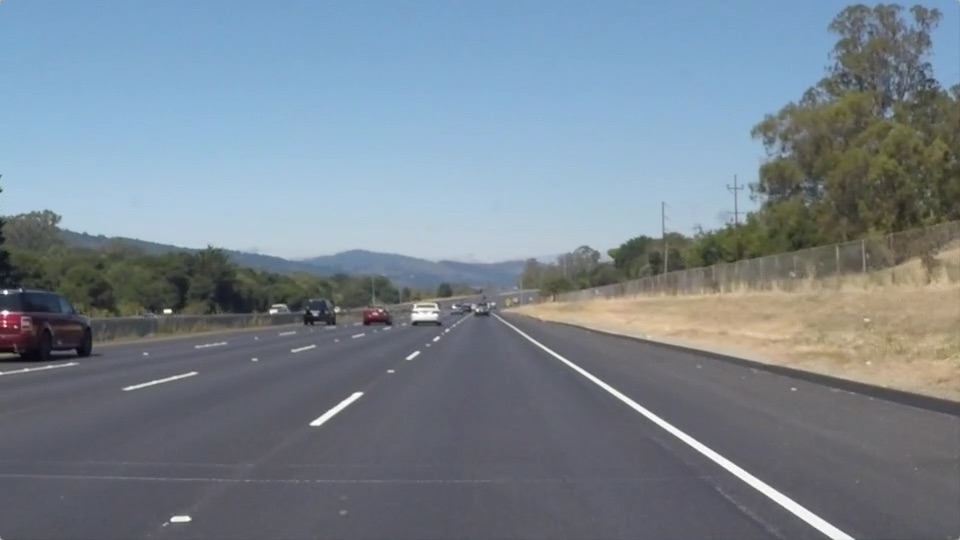
#> input picture CarND-LaneLines-P1/test_images/solidWhiteRight.jpg, 960 x 540 px
$ jupyter execute --allow-errors P1.ipynb   (shell and % lines are left out)
#> lines starting #> are read from the running program, lines starting #| are printed output that depends on the picture; after the words box and inside, x2 and y2 are one past the last pixel; in counts of white or black regions, pixels touching at a corner belong together
# **Finding Lane Lines on the Road**
***
In this project, you will use the tools you learned about in the lesson to identify lane lines on the road.  You can develop your pipeline on a series of individual images, and later apply the result to a video stream (really just a series of images). Check out the video clip "raw-lines-example.mp4" (also contained in this repository) to see what the output should look like after using the helper functions below.

Once you have a result that looks roughly like "raw-lines-example.mp4", you'll need to get creative and try to average and/or extrapolate the line segments you've detected to map out the full extent of the lane lines.  You can see an example of the result you're going for in the video "P1_example.mp4".  Ultimately, you would like to draw just one line for the left side of the lane, and one for the right.

---
Let's have a look at our first image called 'test_images/solidWhiteRight.jpg'.  Run the 2 cells below (hit Shift-Enter or the "play" button above) to display the image.

**Note: If, at any point, you encounter frozen display windows or other confounding issues, you can always start again with a clean slate by going to the "Kernel" menu above and selecting "Restart & Clear Output".**

---

**The tools you have are color selection, region of interest selection, grayscaling, Gaussian smoothing, Canny Edge Detection and Hough Tranform line detection.  You  are also free to explore and try other techniques that were not presented in the lesson.  Your goal is piece together a pipeline to detect the line segments in the image, then average/extrapolate them and draw them onto the image for display (as below).  Once you have a working pipeline, try it out on the video stream below.**

---

<figure>

 <figcaption>
 <p></p>
 <p style="text-align: center;"> Your output should look something like this (above) after detecting line segments using the helper functions below </p>
 </figcaption>
</figure>
 <p></p>
<figure>

 <figcaption>
 <p></p>
 <p style="text-align: center;"> Your goal is to connect/average/extrapolate line segments to get output like this</p>
 </figcaption>
</figure>

**Run the cell below to import some packages.  If you get an `import error` for a package you've already installed, try changing your kernel (select the Kernel menu above --> Change Kernel).  Still have problems?  Try relaunching Jupyter Notebook from the terminal prompt.  Also, see [this forum post](https://carnd-forums.udacity.com/cq/viewquestion.action?spaceKey=CAR&id=29496372&questionTitle=finding-lanes---import-cv2-fails-even-though-python-in-the-terminal-window-has-no-problem-with-import-cv2) for more troubleshooting tips.**

[cell 1]
#importing some useful packages
import matplotlib.pyplot as plt
import matplotlib.image as mpimg
import numpy as np
import cv2

[cell 2]
#reading in an image
image = mpimg.imread('test_images/solidWhiteRight.jpg')
#> image is the input picture: shape (540, 960, 3); mean R, G, B 120.3, 132.6, 143.7
#printing out some stats and plotting
print('This image is:', type(image), 'with dimesions:', image.shape)
#| This image is: <class 'numpy.ndarray'> with dimesions: (540, 960, 3)
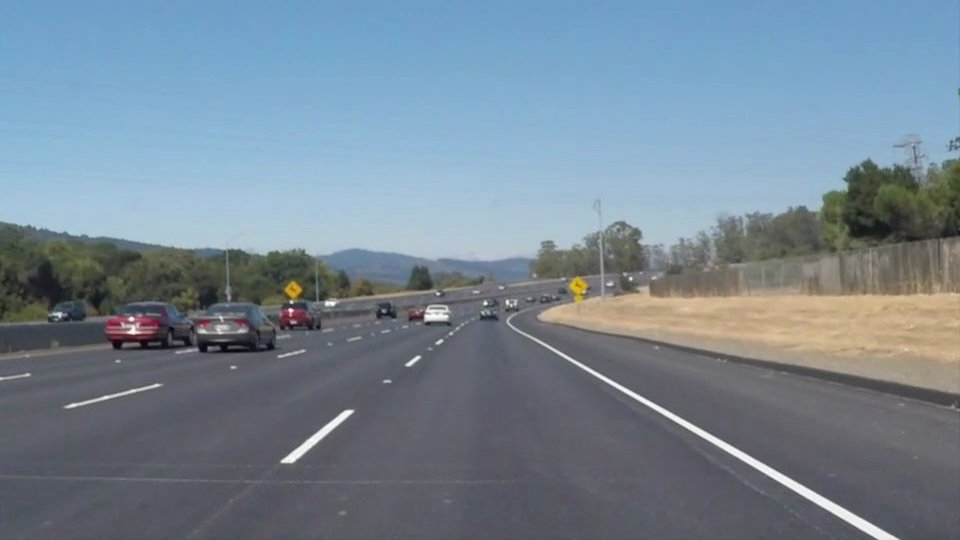
#> input picture CarND-LaneLines-P1/test_images/solidWhiteCurve.jpg, 960 x 540 px
#> in visualize_pipeline, image is the input picture: shape (540, 960, 3); mean R, G, B 118.5, 134.5, 148.1
plt.imshow(image)  # if you wanted to show a single color channel image called 'gray', for example, call as plt.imshow(gray, cmap='gray')

**Some OpenCV functions (beyond those introduced in the lesson) that might be useful for this project are:**

`cv2.inRange()` for color selection
`cv2.fillPoly()` for regions selection
`cv2.line()` to draw lines on an image given endpoints
`cv2.addWeighted()` to coadd / overlay two images
`cv2.cvtColor()` to grayscale or change color
`cv2.imwrite()` to output images to file
`cv2.bitwise_and()` to apply a mask to an image

**Check out the OpenCV documentation to learn about these and discover even more awesome functionality!**

Below are some helper functions to help get you started. They should look familiar from the lesson!

[cell 3]
import math

def grayscale(img):
    """Applies the Grayscale transform
    This will return an image with only one color channel
    but NOTE: to see the returned image as grayscale
    (assuming your grayscaled image is called 'gray')
    you should call plt.imshow(gray, cmap='gray')"""
    return cv2.cvtColor(img, cv2.COLOR_RGB2GRAY)
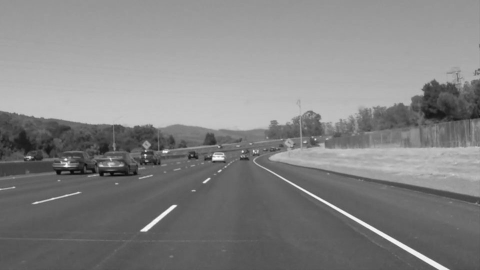
#> returned value: shape (540, 960) (shown at 1/2 size); min 5, max 255, mean 131.2
    # Or use BGR2GRAY if you read an image with cv2.imread()
    # return cv2.cvtColor(img, cv2.COLOR_BGR2GRAY)

def canny(img, low_threshold, high_threshold):
    """Applies the Canny transform"""
#> called with low_threshold = 50, high_threshold = 150
    return cv2.Canny(img, low_threshold, high_threshold)
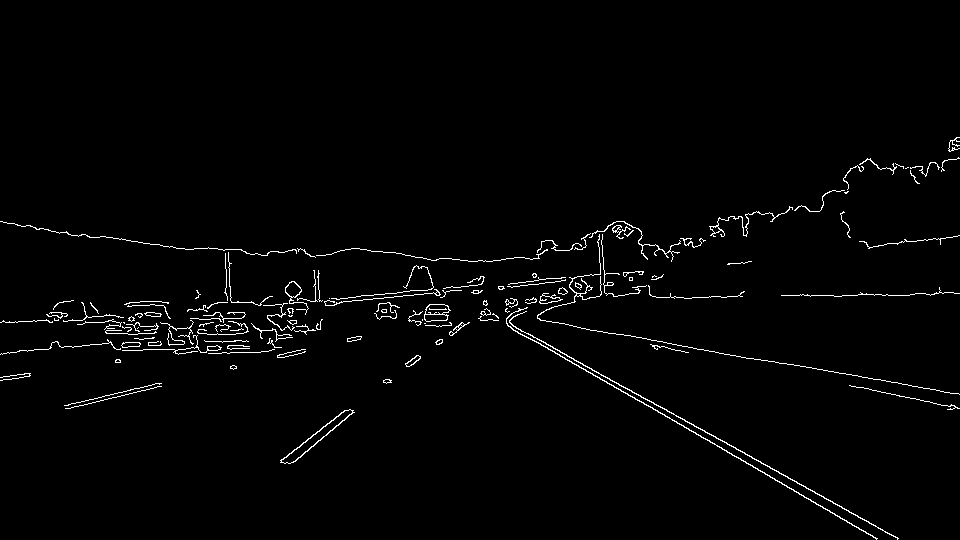
#> returned value: shape (540, 960); 1.7% white in thin lines or dots, all inside (x1, y1, x2, y2) = (0, 137, 960, 540)

def gaussian_blur(img, kernel_size):
    """Applies a Gaussian Noise kernel"""
    return cv2.GaussianBlur(img, (kernel_size, kernel_size), 0)

def region_of_interest(img, vertices):
    """
    Applies an image mask.

    Only keeps the region of the image defined by the polygon
    formed from `vertices`. The rest of the image is set to black.
    """
    #defining a blank mask to start with
    mask = np.zeros_like(img)

    #defining a 3 channel or 1 channel color to fill the mask with depending on the input image
    if len(img.shape) > 2:
        channel_count = img.shape[2]  # i.e. 3 or 4 depending on your image
        ignore_mask_color = (255,) * channel_count
    else:
        ignore_mask_color = 255

#     ignore_mask_color = 255

    #filling pixels inside the polygon defined by "vertices" with the fill color
    cv2.fillPoly(mask, vertices, ignore_mask_color)
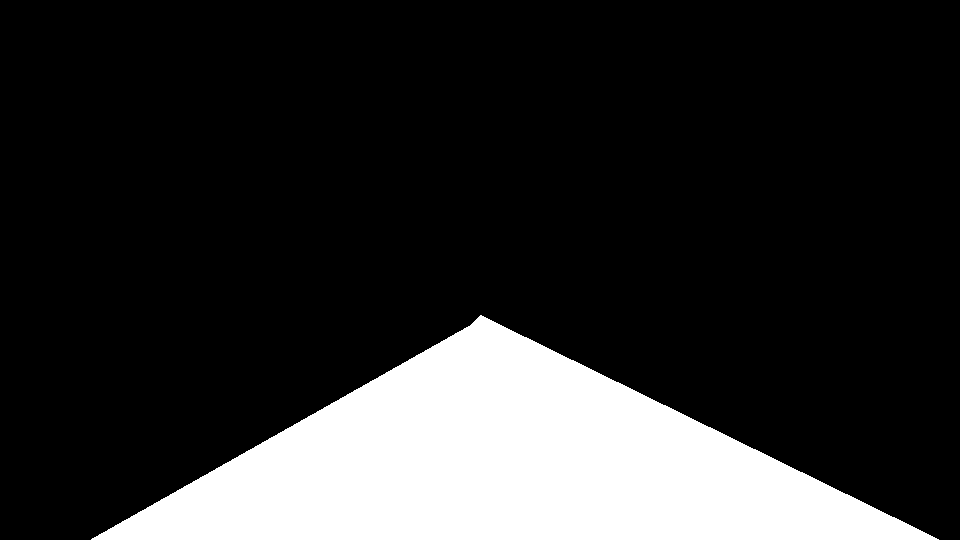
#> mask: shape (540, 960); 18.3% white; 1 white region, box (x1, y1, x2, y2) and area: (91, 315, 939, 540) 94887

    #returning the image only where mask pixels are nonzero
    masked_image = cv2.bitwise_and(img, mask)
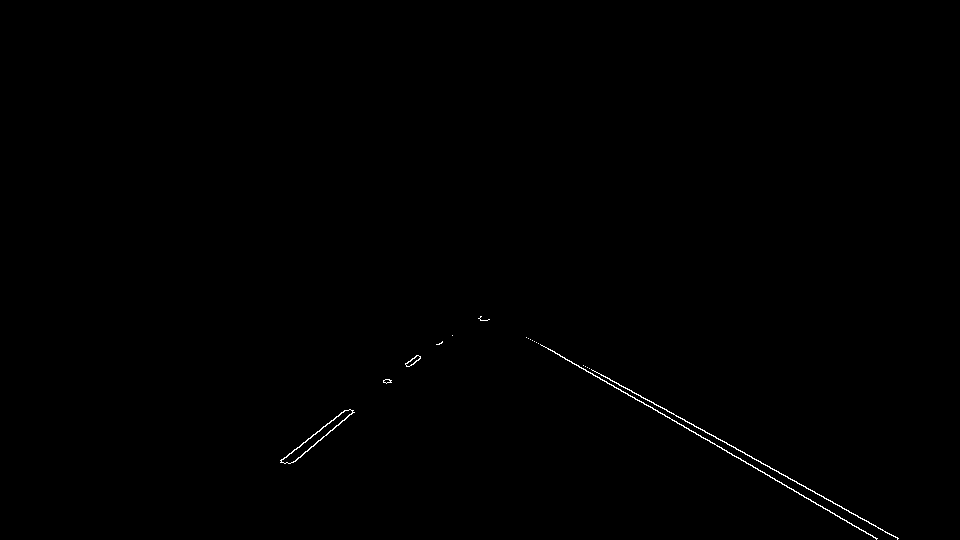
#> masked_image: shape (540, 960); 0.26% white in thin lines or dots, all inside (x1, y1, x2, y2) = (280, 316, 899, 540)
    return masked_image


# [20 lines left out: function draw_lines, not called in this run]

def hough_lines(img, rho, theta, threshold, min_line_len, max_line_gap):
    """
    `img` should be the output of a Canny transform.

    Returns an image with hough lines drawn.
    """
#> called with rho = 1, theta = 0.0175, threshold = 40, min_line_len = 100, max_line_gap = 160
    lines = cv2.HoughLinesP(img, rho, theta, threshold, np.array([]), minLineLength=min_line_len, maxLineGap=max_line_gap)
#> lines = [[530, 339, 876, 538], [603, 375, 898, 538], [544, 346, 877, 538], [293, 462, 419, 356], [282, 459, 405, 363], [281, 460, 416, 355], [591, 369, 895, 537]]
    line_img = np.zeros((img.shape[0], img.shape[1], 3), dtype=np.uint8)
    draw_lines_extrapolate(line_img, lines)
#     draw_lines(line_img, lines)
    return line_img

# Python 3 has support for cool math symbols.

def weighted_img(img, initial_img, α=0.8, β=1., λ=0.):
    """
    `img` is the output of the hough_lines(), An image with lines drawn on it.
    Should be a blank image (all black) with lines drawn on it.

    `initial_img` should be the image before any processing.

    The result image is computed as follows:

    initial_img * α + img * β + λ
    NOTE: initial_img and img must be the same shape!
    """
    return cv2.addWeighted(initial_img, α, img, β, λ)

[cell 4]
left_m_global_avg = []
left_b_global_avg = []
right_m_global_avg = []
right_b_global_avg = []

[cell 5]
def draw_lines_extrapolate(img, lines, color=[255, 0, 0], thickness=8):

#> called with lines = array of shape (7, 1, 4), thickness = 8
    left_line_m = []
    left_line_b = []
    right_line_m = []
    right_line_b = []

    for line in lines:
        for x1,y1,x2,y2 in line:
            m = (y2 - y1) / (x2 - x1)
            b = y1 - (m * x1)
            if m < 0:
                if m < -0.5 and m > -0.9:
                    left_line_m.append(m)
                if b < 700 and b > 630:
                    left_line_b.append(b)
            else:
                if m > 0.4 and m < 0.8:
                    right_line_m.append(m)
                if b < 50 and b > 0:
                    right_line_b.append(b)
#> this loop made 7 passes
#> after the loop, left_line_b = [679.1, 678.6]; left_line_m = [-0.841, -0.78, -0.778]; right_line_b = [34.17, 41.82, 32.34, 42.39]; right_line_m = [0.575, 0.553, 0.577, 0.553]

    left_m_mean = np.mean(left_line_m)
#> left_m_mean = -0.8
    left_b_mean = np.mean(left_line_b)
#> left_b_mean = 678.8
    right_m_mean = np.mean(right_line_m)
#> right_m_mean = 0.564
    right_b_mean = np.mean(right_line_b)
#> right_b_mean = 37.68


    left_start_y = img.shape[0]
    left_end_y = int((13/20) * img.shape[0])

    if not np.isfinite(left_m_mean) or left_m_mean == 0:
        if left_m_global_avg:
            left_start_x = int((left_start_y - np.mean(left_b_global_avg)) / np.mean(left_m_global_avg))
            left_end_x = int((left_end_y - np.mean(left_b_global_avg)) / np.mean(left_m_global_avg))
        else:
            pass
#             left_start_x = int((left_start_y - 650) / -0.7)
#             left_end_x = int((left_end_y - 650) / -0.7)
    else:
        left_start_x = int((left_start_y - left_b_mean) / left_m_mean)
#> left_start_x = 173
        left_end_x = int((left_end_y - left_b_mean) / left_m_mean)
#> left_end_x = 409
        left_m_global_avg.append(left_m_mean)
        left_b_global_avg.append(left_b_mean)

    right_start_y = img.shape[0]
    right_end_y = int((13/20) * img.shape[0])

    if not np.isfinite(right_m_mean) or right_m_mean == 0:
        if right_m_global_avg:
            right_start_x = int((right_start_y - np.mean(right_b_global_avg)) / np.mean(right_m_global_avg))
            right_end_x = int((right_end_y - np.mean(right_b_global_avg)) / np.mean(right_m_global_avg))
        else:
            pass
#             right_start_x = int((right_start_y - 19) / 0.6)
#             right_end_x = int((right_end_y - 19) / 0.6)

    else:
        right_start_x = int((right_start_y - right_b_mean) / right_m_mean)
#> right_start_x = 890
        right_end_x = int((right_end_y - right_b_mean) / right_m_mean)
#> right_end_x = 555
        right_m_global_avg.append(right_m_mean)
        right_b_global_avg.append(right_b_mean)

    cv2.line(img, (left_start_x, left_start_y), (left_end_x, left_end_y), (255, 0, 0), 8)
    cv2.line(img, (right_start_x, right_start_y), (right_end_x, right_end_y), (255, 0, 0), 8)
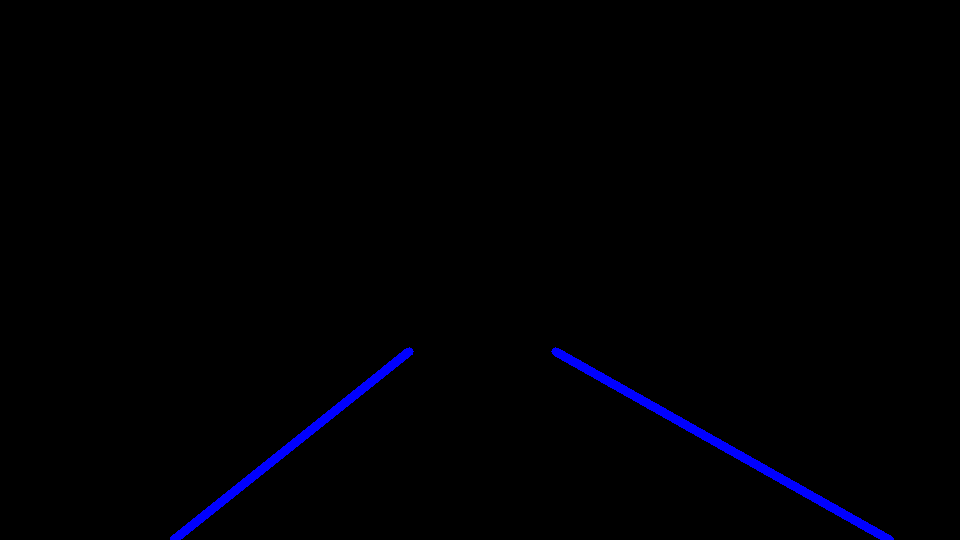
#> img: shape (540, 960, 3); mean of channels 0, 1, 2 3, 0, 0; drawn as B, G, R

## Test on Images

Now you should build your pipeline to work on the images in the directory "test_images"
**You should make sure your pipeline works well on these images before you try the videos.**

[cell 6]
import os
print (os.listdir("test_images/"))
list_img = [val for val in os.listdir("test_images/") if '_modified' not in val and '.jpg' in val]
print (list_img)

run your solution on all test_images and make copies into the test_images directory).

[cell 7]
# TODO: Build your pipeline that will draw lane lines on the test_images
# then save them to the test_images directory.
# [19 lines left out: function pipeline, not called in this run]

[cell 8]
import matplotlib.gridspec as gridspec

def visualize_pipeline(img):

    #Set figure
    fig = plt.figure(figsize=(18,5))
    fig.suptitle(img)
    gs = gridspec.GridSpec(2, 5)

    #Read image
    image = mpimg.imread(img)

    #Apply grayscale function and add subplot
#     a = fig.add_subplot(gs[0, 0])
#     a.set_title('Grayscale')
    gray = grayscale(image)
#     plt.imshow(gray)

    #Apply gaussian_blur function
    a = fig.add_subplot(gs[0, 0])
    a.set_title('Gaussian_blur')
    blur_gray = gaussian_blur(gray, 5)
    plt.imshow(blur_gray)

    #Apply canny function
    a = fig.add_subplot(gs[0, 1])
    a.set_title('canny')
#     edges = canny(blur_gray, 75, 200)
    edges = canny(blur_gray, 50, 150)
    plt.imshow(edges, cmap = 'gray')

    #Apply region_of_interest function
    a = fig.add_subplot(gs[1, 0])
    a.set_title('Region_of_interest')
    vertices = np.array([[(90, 540), (470, 325), (480, 315), (940, 540)]], dtype = np.int32)
    masked_edges = region_of_interest(edges, vertices)
    plt.imshow(masked_edges, cmap = 'gray')

    #Apply hough_lines function
    a = fig.add_subplot(gs[1, 1])
    a.set_title('Hough_lines')
#     lines = hough_lines(masked_edges, 2, np.pi/180, 15, 40, 20)
    lines = hough_lines(masked_edges, 1, np.pi/180, 40, 100, 160)
    plt.imshow(lines)

    #Apply weighted_img function
    a = fig.add_subplot(gs[:, 2:4])
    a.set_title('Weighted_img')
    final_img = weighted_img(lines, image)
#> in weighted_img, `return cv2.addWeighted(initial_img, α, img, β, λ)`:
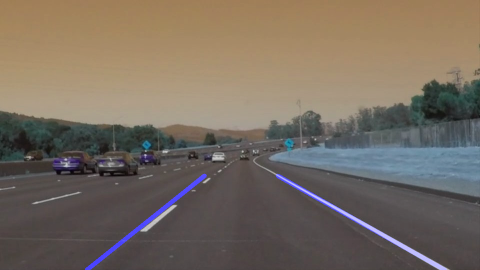
#> returned value: shape (540, 960, 3) (shown at 1/2 size); mean of channels 0, 1, 2 96.4, 107.6, 118.5; drawn as B, G, R
    plt.imshow(final_img)

    fig.savefig('test_images/' + i.rstrip('.jpg') + '_modified.jpg')

[cell 9]
#Display all images through pipeline
for i in list_img:
    visualize_pipeline('test_images/' + i)

## Test on Videos

You know what's cooler than drawing lanes over images? Drawing lanes over video!

We can test our solution on two provided videos:

`solidWhiteRight.mp4`

`solidYellowLeft.mp4`

**Note: if you get an `import error` when you run the next cell, try changing your kernel (select the Kernel menu above --> Change Kernel).  Still have problems?  Try relaunching Jupyter Notebook from the terminal prompt. Also, check out [this forum post](https://carnd-forums.udacity.com/questions/22677062/answers/22677109) for more troubleshooting tips.**

**If you get an error that looks like this:**
```
NeedDownloadError: Need ffmpeg exe.
You can download it by calling:
imageio.plugins.ffmpeg.download()
```
**Follow the instructions in the error message and check out [this forum post](https://carnd-forums.udacity.com/display/CAR/questions/26218840/import-videofileclip-error) for more troubleshooting tips across operating systems.**

[cell 10]
# Import everything needed to edit/save/watch video clips
from moviepy.editor import VideoFileClip
from IPython.display import HTML

[cell 11]
# [8 lines left out: function process_image, not called in this run]

Let's try the one with the solid white lane on the right first ...

[cell 12]
white_output = 'white.mp4'
#> (the rest of this cell did not finish here and is left out)

Play the video inline, or if you prefer find the video in your filesystem (should be in the same directory) and play it in your video player of choice.

[cell 13]
HTML("""
<video width="960" height="540" controls>
  <source src="{0}">
</video>
""".format(white_output))

[cell 14]
def visualize_avg(list):
    print ('# of Frames: {}'.format(len(list)))
#| # of Frames: 2
    print ('Mean: {}'.format((round(np.mean(list), 4))))
#| Mean: -0.7502
    plt.hist(list)
    plt.show()
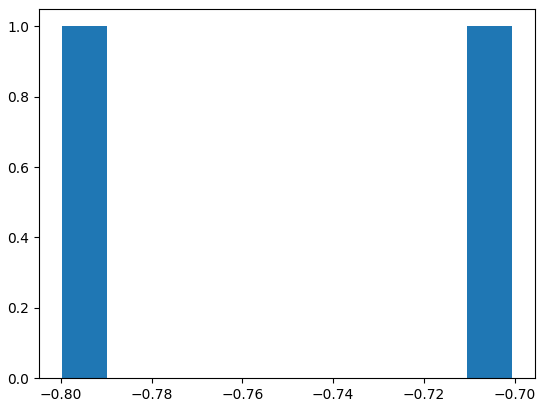
#> figure drawn by matplotlib, 1 panel

visualize_avg(left_m_global_avg)
visualize_avg(left_b_global_avg)
#| # of Frames: 2
#| Mean: 661.686
#> in visualize_avg (call 2), `plt.show()`:
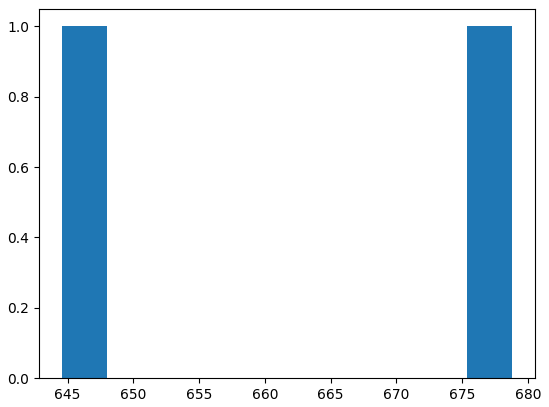
#> figure drawn by matplotlib, 1 panel
visualize_avg(right_m_global_avg)
#| # of Frames: 2
#| Mean: 0.6007
#> in visualize_avg (call 3), `plt.show()`:
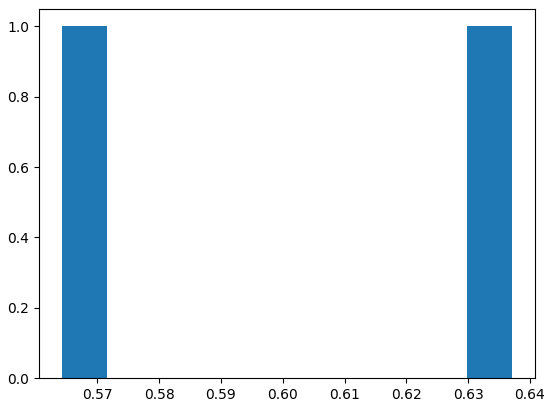
#> figure drawn by matplotlib, 1 panel
visualize_avg(right_b_global_avg)
#| # of Frames: 2
#| Mean: 22.2226
